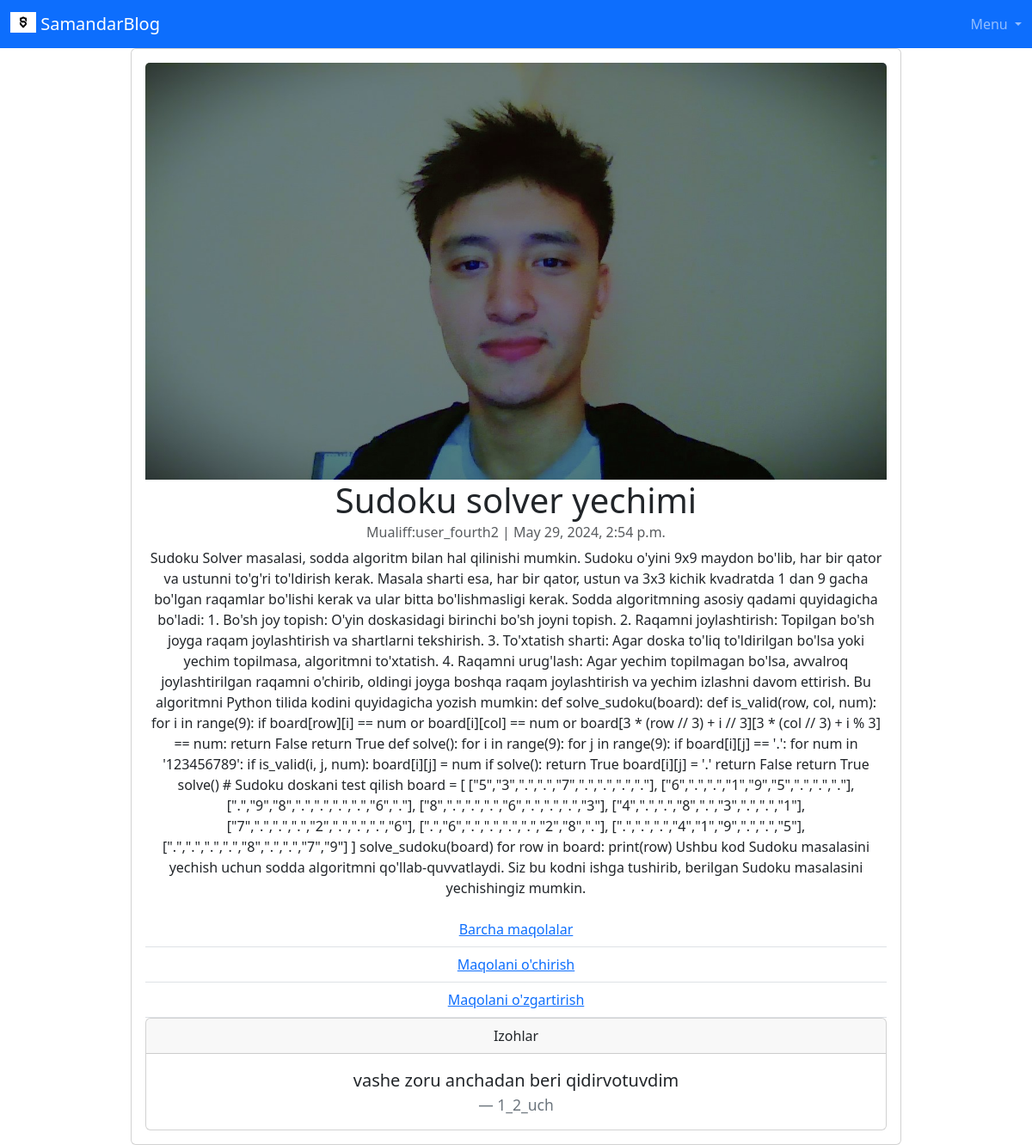
The page /articles/1/ (signed in) on the database its author committed.
### posts/models.py (models this page shows, shortened)
class Articles(models.Model):
    title=models.CharField(max_length=200)
    summary=models.CharField(max_length=140,blank=True)
    body=RichTextField()
    photo=models.ImageField(upload_to='images/',blank=True)
    author=models.ForeignKey(
        get_user_model(),
        on_delete=models.CASCADE
    )
    date=models.DateTimeField(auto_now_add=True)

class Comment(models.Model):
    article=models.ForeignKey(Articles,on_delete=models.CASCADE,related_name='comments')
    comment=models.CharField(max_length=150)
    author=models.ForeignKey(
        get_user_model(),
        on_delete=models.CASCADE
    )
    def __str__(self):
        return self.comment

### users/models.py (models this page shows)
class CustomUser(AbstractUser):
    age=models.PositiveIntegerField(null=True,blank=True)

### posts/views.py (the view)
# urls.py: path('<int:pk>/',ArticleDetailView.as_view(),name='article_detail'),
class ArticleDetailView(LoginRequiredMixin,DetailView):
    model=Articles
    template_name='article_detail.html'

### templates/article_detail.html (shortened to what this page needs)
{% extends "base.html" %}
{% block content %}
    <div class="container-fluid">
        <div class="card text-center" style="width: 56rem; margin: 0 auto; text-align: center;">
            <div class="card-body">
                {% if object.photo %}
                    <img class='card-img-top' src="{{object.photo.url}}" alt="{{object.title}}">
                {% endif %}
                <h1 class="card-title">{{object.title}}</h1>
                <h6 class="card-subtitle mb-2 text-muted">Mualiff:{{object.author}} | {{object.date}}</h6>
                <p class="card-text">{{object.body|safe}}</p>
                <ul class="list-group list-group-flush">
                    <li class="list-group-item"><a href="{% url "article_list" %}">Barcha maqolalar</a></li>
                    <li class="list-group-item"><a href="{% url "article_delete" object.pk%}">Maqolani o'chirish</a></li>
                    <li class="list-group-item"><a href="{% url "article_update" object.pk%}">Maqolani o'zgartirish</a></li>
                    <div class="card">
                        <div class="card-header">Izohlar</div>
                            {% for comment in object.comments.all %}
                            <div class="card-body">
                                <blockquote class="blockquote mb-0">
                                    <p>{{comment}}</p>
                                    <footer class="blockquote-footer">{{comment.author}}</footer>
                                </blockquote>
                            </div>
                            {% endfor %}
                    </div>
                </ul>
            </div>
        </div>
    </div>
{% endblock content %}

### templates/base.html (shortened to what this page needs)
<!DOCTYPE html>
<html lang="en">
<head>
    <link href="https://cdn.jsdelivr.net/npm/bootstrap@5.3.3/dist/css/bootstrap.min.css" rel="stylesheet">
</head>
<body>
      <nav class="navbar bg-primary" data-bs-theme="dark">
        <div class="container-fluid">
          <a class="navbar-brand" href="{% url "home" %}">
            <img src="media/images/Letter-S-SS-shield-Logo-Design-Simple-Graphics-8004622-1.jpg" alt="Logo" width="30" height="24" class="d-inline-block align-text-top">
            SamandarBlog
          </a>
          {% if user.is_authenticated %}
          <ul class="navbar-nav">
            <li class="nav-item dropdown">
              <a class="nav-link dropdown-toggle" href="#" role="button" data-bs-toggle="dropdown" aria-expanded="false">
                Menu
              </a>
            </li>
          </ul>
          {% endif %}
        </div>
      </nav>
        <main>
       {% block content %}
       {% endblock content %}
    </main>
</body>
</html>

### rows shown on the page
Articles: photo (picture), title "Sudoku solver yechimi", author "user_fourth2", date "May 29, 2024, 2:54 p.m.", body "Sudoku Solver masalasi, sodda algoritm bilan hal qilinishi mumkin. Sudoku o'yini 9x9 maydon bo'lib, har bir qator va ustunni to'g'ri to'ldirish kerak. Masala sharti esa, har bir qator, ustun va 3x3 kichik kvadratda 1 dan 9 gacha bo'lgan raqamlar bo'lishi kerak va ular bitta bo'lishmasligi kerak. Sodda algoritmning asosiy qadami quyidagicha bo'ladi: 1. Bo'sh joy topish: O'yin doskasidagi birinchi bo'sh joyni topish. 2. Raqamni joylashtirish: Topilgan bo'sh joyga raqam joylashtirish va shartlarni tekshirish. 3. To'xtatish sharti: Agar doska to'liq to'ldirilgan bo'lsa yoki yechim topilmasa, algoritmni to'xtatish. 4. Raqamni urug'lash: Agar yechim topilmagan bo'lsa, avvalroq joylashtirilgan…"
Comment: comment "vashe zoru anchadan beri qidirvotuvdim", author "1_2_uch"
